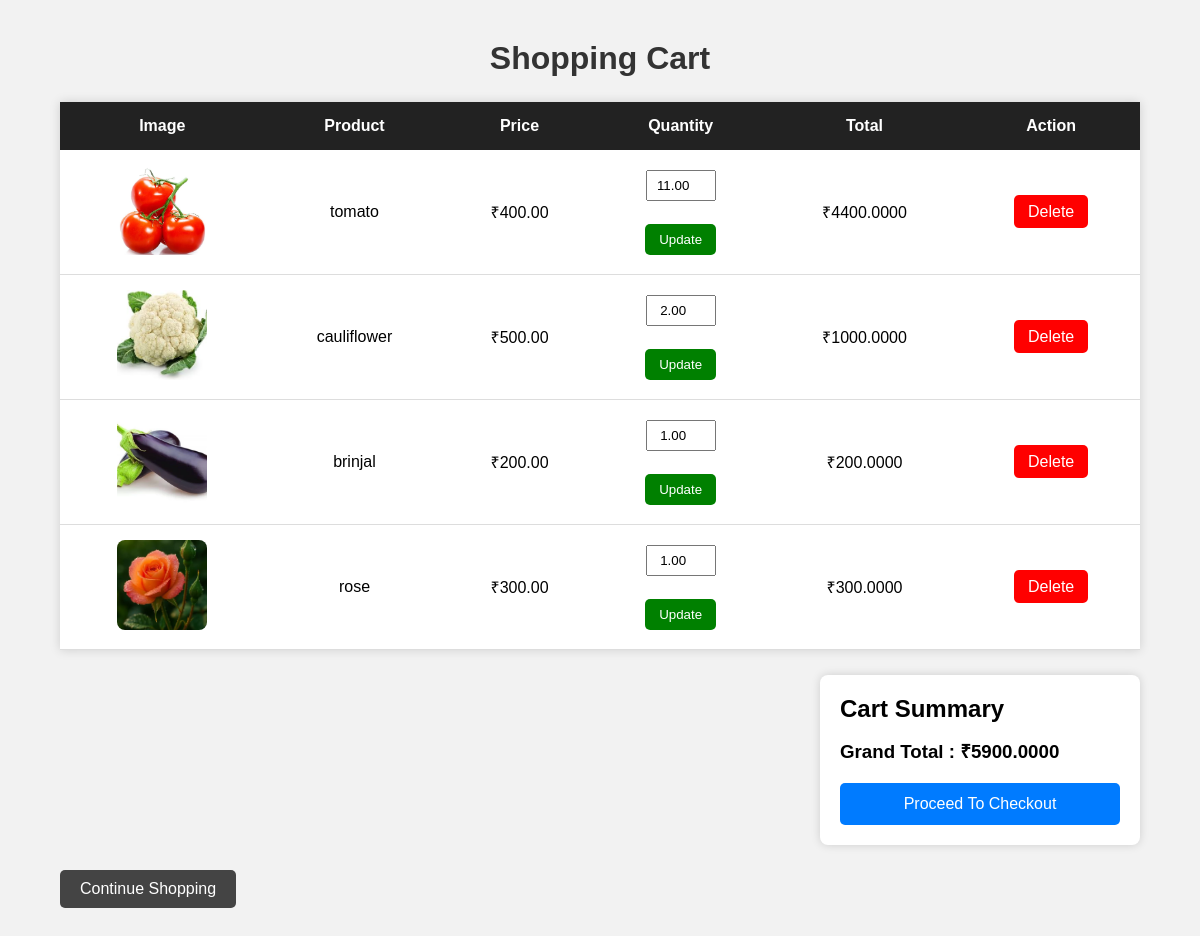
Page /cart/ on the committed database.
### shop/models.py (models this page shows, shortened)
class Cart(models.Model):
    product = models.ForeignKey(Product, on_delete=models.CASCADE)
    quantity = models.DecimalField(max_digits=5, decimal_places=2)
    def total(self):
        return self.product.price * self.quantity

class Product(models.Model):
    name = models.CharField(max_length=100)
    price = models.DecimalField(max_digits=10, decimal_places=2)
    image = models.ImageField(upload_to='products/')

### shop/views.py (the view)
# urls.py: path("cart/", views.cart, name="cart"),
def cart(request):
    obj = Cart.objects.all()
    grandtotal = 0
    for i in obj:
        grandtotal += i.total()
    return render(request, "cart.html", {
        "cart": obj,
        "grandtotal": grandtotal
    })

### shop/templates/cart.html (shortened to what this page needs)
<!DOCTYPE html>
<html lang="en">
<head>
</head>
<body>
<div class="container">
<h1>Shopping Cart</h1>
{% if cart %}
<table>
<tr>
<th>Image</th>
<th>Product</th>
<th>Price</th>
<th>Quantity</th>
<th>Total</th>
<th>Action</th>
</tr>
{% for i in cart %}
<tr>
<td>
<img src="{{ i.product.image.url }}" alt="">
</td>
<td>
{{ i.product.name }}
</td>
<td>
₹{{ i.product.price }}
</td>
<td>
<form method="POST" action="{% url 'updatecart' i.id %}">
<input
type="number"
name="quantity"
value="{{ i.quantity }}"
min="1"
step="1">
<br><br>
<button class="update">
Update
</button>
</form>
</td>
<td>
₹{{ i.total }}
</td>
<td>
<a class="delete"
href="{% url 'deletecart' i.id %}">
Delete
</a>
</td>
</tr>
{% endfor %}
</table>
<div class="summary">
<h2>Cart Summary</h2>
<h3>Grand Total : ₹{{ grandtotal }}</h3>
<a href="{% url 'billing' %}" class="checkout">
Proceed To Checkout
</a>
</div>
{% endif %}
{% if cart %}
<a href="{% url 'display' %}" class="back">
Continue Shopping
</a>
{% endif %}
</div>
</body>
</html>

### shop/templates/cart.html (style rules this page uses)
* { margin:0; padding:0; box-sizing:border-box; font-family:Arial,sans-serif; }
body { background:#f2f2f2; }
.container { width:90%; max-width:1200px; margin:40px auto; }
h1 { text-align:center; margin-bottom:25px; color:#333; }
table { width:100%; border-collapse:collapse; background:#fff; box-shadow:0 0 10px rgba(0,0,0,.15); }
th { background:#222; color:white; padding:15px; }
td { padding:15px; text-align:center; border-bottom:1px solid #ddd; }
img { width:90px; height:90px; object-fit:cover; border-radius:8px; }
input[type="number"] { width:70px; padding:6px; text-align:center; }
.update { background:green; color:white; border:none; padding:8px 14px; border-radius:5px; cursor:pointer; margin-top:5px; }
.delete { background:red; color:white; text-decoration:none; padding:8px 14px; border-radius:5px; }
.summary { width:320px; margin-left:auto; margin-top:25px; background:white; padding:20px; border-radius:8px; box-shadow:0 0 10px rgba(0,0,0,.15); }
.summary h2 { margin-bottom:15px; }
.summary h3 { margin-bottom:20px; }
.checkout { display:block; text-align:center; background:#007bff; color:white; text-decoration:none; padding:12px; border-radius:5px; }
.back { display:inline-block; margin-top:25px; background:#444; color:white; text-decoration:none; padding:10px 20px; border-radius:5px; }

### rows in the picture
Cart: product.image (picture), product.name "tomato", product.price "400.00", quantity "11.00", total "4400.0000"
Cart: product.image (picture), product.name "cauliflower", product.price "500.00", quantity "2.00", total "1000.0000"
Cart: product.image (picture), product.name "brinjal", product.price "200.00", quantity "1.00", total "200.0000"
Cart: product.image (picture), product.name "rose", product.price "300.00", quantity "1.00", total "300.0000"

### other values in the picture
{{ grandtotal }} "5900.0000"
